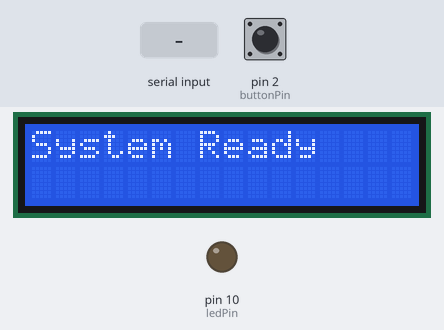
Recording of a sketch running on a simulated Arduino Uno, built with avr-gcc and run on an emulated ATmega328P. Shown: 16×2 character LCD, output pins drawn as LEDs (lit = HIGH). Inputs (shaded band) come from the test bench; at power-on: pin 2 (buttonPin) HIGH. What the sketch prints to the serial monitor is not drawn.

Above: at 1.2 s.
1.3 s: pin 2 (buttonPin) pulled LOW for 0.15 s
At 2.36 s:
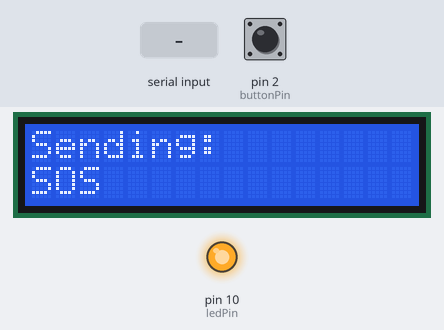
3.2 s: ".\n" received over Serial
At 6.0 s:
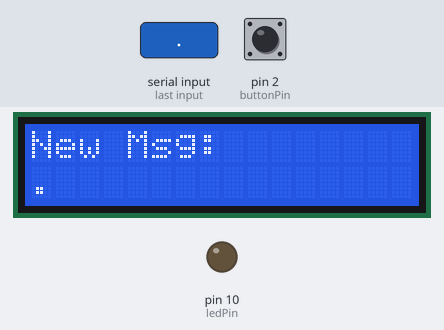
6.2 s: pin 2 (buttonPin) pulled LOW for 1 s
At 6.8 s:
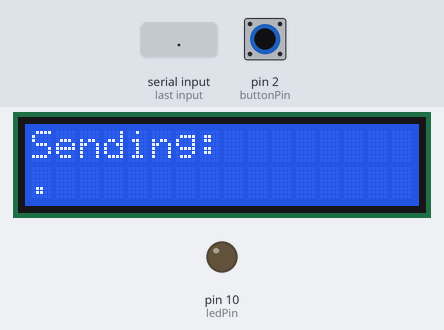
8.7 s: "90 45\n" received over Serial
At 9.1 s:
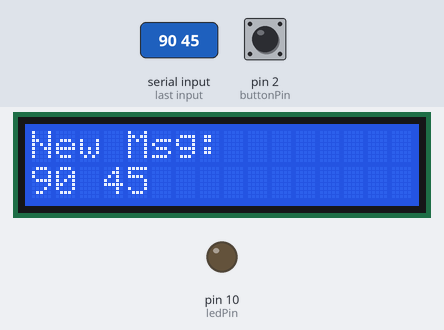
10.2 s: pin 2 (buttonPin) pulled LOW for 0.15 s
At 10.41 s:
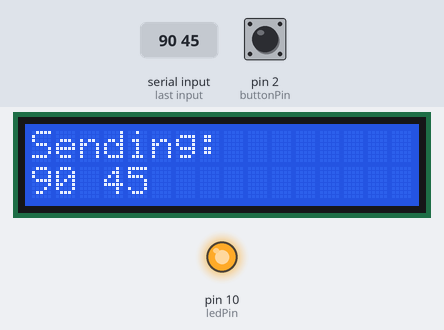
Timing chart, 0 to 14.2 s (numbered marks = the images above; inputs shaded):
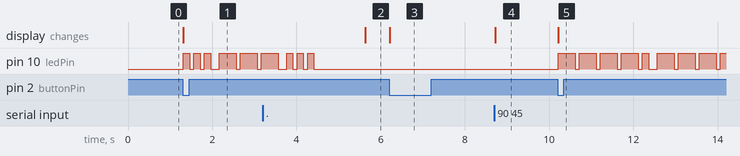

Measured:
- after the input at 1.3 s, pin 10 (ledPin): LOW → HIGH at once, → LOW 0.15 s later, → HIGH 0.10 s later, → LOW 0.15 s later, … (11 changes in this stretch); the display: changes at once (image 1)
- after the input at 3.2 s, the display: changes after 2.4 s (image 2)
- after the input at 6.2 s, the display: changes at once (image 3)
- after the input at 8.7 s, the display: changes at once (image 4)
- after the input at 10.2 s, pin 10 (ledPin): goes 4 × (HIGH 0.40 s, LOW 0.10 s), HIGH 0.15 s, LOW 0.20 s, 3 × (HIGH 0.40 s, LOW 0.10 s), then HIGH, starting at once; the display: changes at once (image 5)

The sketch:

codeMorse.ino
```cpp
// ─────────────────────────────────────────────
// Morse Code Generator
// LED + Buzzer + Button
// ─────────────────────────────────────────────

// Pin definitions
int ledPin = 10;      // LED connected to digital pin 10
int buzzer = 6;       // Buzzer connected to pin 6
int buttonPin = 2;    // Push button connected to pin 2
#define SDA A4
#define SCL A5
#include <Wire.h>
#include <LiquidCrystal_I2C.h>   //Library

LiquidCrystal_I2C lcd(0x27,16,2);  //set the LCD address to 0x27 for a 16 chars and 2 line display

// Message to send in Morse code
String message = "SOS";

// Morse code for letters A-Z
String morseAlphabet[26] = {
".-",   //A
"-...", //B
"-.-.", //C
"-..",  //D
".",    //E
"..-.", //F
"--.",  //G
"....", //H
"..",   //I
".---", //J
"-.-",  //K
".-..", //L
"--",   //M
"-.",   //N
"---",  //O
".--.", //P
"--.-", //Q
".-.",  //R
"...",  //S
"-",    //T
"..-",  //U
"...-", //V
".--",  //W
"-..-", //X
"-.--", //Y
"--.."  //Z
};

// Morse code for numbers 0-9
String morseNumbers[10] = {
"-----",//0
".----",//1
"..---",//2
"...--",//3
"....-",//4
".....",//5
"-....",//6
"--...",//7
"---..",//8
"----."//9
};

// Short signal (dot)
void dot() {
digitalWrite(ledPin, 1);  // Turn LED ON
tone(buzzer,0 );          // Start buzzer sound
delay(150);             // Keep ON for duration
digitalWrite(ledPin, 0);   // Turn LED OFF
noTone(buzzer);              // Stop buzzer
delay(100);                  // Gap between signals ;               // 150 ms ON time
}

// Long signal (dash)
void dash() {
digitalWrite(ledPin, 1);  // Turn LED ON
tone(buzzer,0 );          // Start buzzer sound
delay(400);             // Keep ON for duration
digitalWrite(ledPin, 0);   // Turn LED OFF
noTone(buzzer);              // Stop buzzer
delay(100);                  // Gap between signals (PDF standard);               // 400 ms ON time
}

// ─── PLAY MORSE ───
// Plays a Morse sequence like ".-"
void playMorse(String code) {
for (int i = 0; i < code.length(); i++) {
if (code[i] == '.') {
dot();                   // Short signal
} else if (code[i] == '-') {
dash();                  // Long signal
}
}
}
// ─── SEND CHARACTER ───
// Converts one character to Morse and plays it
void sendCharacter(char c) {
// Space between words
if (c == ' ') {
delay(700);                // Word gap (PDF)
return;
}
// Letters A-Z
if (c >= 'A' && c <= 'Z') {
playMorse(morseAlphabet[c - 'A']);
}

// Numbers 0-9
else if (c >= '0' && c <= '9') {
playMorse(morseNumbers[c - '0']);
}
delay(100);                  // Gap between letters (PDF)
}
// ─── SETUP ───
// Runs once at startup
void setup() {
pinMode(ledPin, OUTPUT);        // Set LED as output
pinMode(buzzer, OUTPUT);        // Set buzzer as output
pinMode(buttonPin, INPUT_PULLUP); // Button with internal pull-up

Serial.begin(9600);             // Start serial communication
Serial.println("Enter message:");
  lcd.init();                      // initialize the lcd
  lcd.backlight();
  // Clear the LCD screen
lcd.clear();

// Move cursor to first row, first column
lcd.setCursor(0, 0);

// Display message on LCD
lcd.print("System Ready");
}

// ─── LOOP ───
// Runs continuously
void loop() {

  // Check if button is pressed
  if (digitalRead(buttonPin) == LOW) {

    Serial.println("Sending: " + message);

    // Show "Sending" on LCD
    lcd.clear();
    lcd.setCursor(0, 0);
    lcd.print("Sending:");

    // Show message on LCD
    lcd.setCursor(0, 1);
    lcd.print(message);

    // Send message one character at a time
    for (int i = 0; i < message.length(); i++) {
      sendCharacter(message[i]);
    }

    // Wait 1 seconds
    delay(1000);
  }

  // Check if Serial data is available
  if (Serial.available() > 0) {

    // Read message until new line
    message = Serial.readStringUntil('\n');

    // Remove spaces
    message.trim();

    // Make text uppercase
    message.toUpperCase();

    Serial.println("New message: " + message);

    // Show new message on LCD
    lcd.clear();
    lcd.setCursor(0, 0);
    lcd.print("New Msg:");

    lcd.setCursor(0, 1);
    lcd.print(message);
  }
}
```
